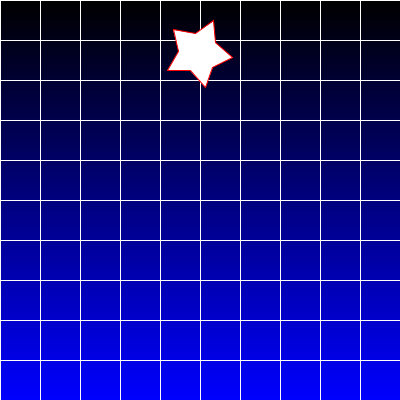
Frame 1 (no input)
Frame 60 (the mouse pressed at the canvas centre just before this capture): identical to frame 1, image omitted
Frame 120 (the mouse held since frame 60 and released just before this capture): identical to frame 1, image omitted

The Processing sketch that drew this single still picture (run headless with seeded random() and noise(); from frame 60 on, the mouse is pressed at the canvas centre):

// Processing sketch: processing_92099
// ── processing_92099.pde

float gray = 0.0;
           //the arrays MUST have the same amount of spaces
//x value
int[] x = { 50, 61, 83, 69, 71, 50, 29, 31, 17, 39 };  //OR YOU CAN HAVE THIS EMPTY AND ASSIGN VALUES LATER.  With the values you assigned, it knows how big to make it.
//y value
int[] y = { 18, 37, 43, 60, 82, 73, 82, 60, 43, 37 };

int [] x2 = new int[5]; //declares an empty array with 5 SPACES
int [] y2 = new int[5];

void setup() {
 size(400, 400); 
 background(255); //PUT THIS TO CLEAR THE SCREEN AND STOP CONSTANTLY DRAWING STUFF IN THE DRAW
 
 //this makes a polygon with random vertices.  Why is it in the setup?  Because you only want this shape to draw once.  Also won't screw up with the random vertices
 //not using this thing at all unless you make another shape that uses these arrays
 for (int i = 0; i < 5; i++)
 {
  x2[i] = (int)random(1, 50);  //typecasting into an int because the numbers were floats.  when converting from float to int, it always rounds DOWN.
  y2[i] = (int)random(40, 100);
 }
 
 
}



void draw() {
  //NOTE in the for loops the line are being drawn vertically.  That's why x is 0 and there's an i in place of the y
  for (int i = 0; i < 400; i++)
  {
   // make a gradient background.  It really just draws lines a bunch of times except that the color is gradually changing
   float percent = (float)i / 400;  // using (insert type here such as int) casts things into another type.  Doint this because i was declared as an in the loop and you're trying to turn it into a percent, which is a float
   stroke(0, 0, 255 * percent); // stroke(255 * percent, 0, 0); turns it red.  Can experiement with colors.  BUT the 255 * percent has to be in place of the color value you want to be dominant.
   line(0, i, 400, i);   //a line is being drawn 400 times.  it's starting at the start of the screen and going down as i increase for y in the loop.  Because i is being incremented.  
  }
  
  //make a grid
  for(int i = 0; i < 400; i += 40) //the 40 means you want to do this every 40 pixels.  Means i = i + 40.  So draw a line every 40 pixels
  {
    stroke(255);
    line(0, i, 400, i);  //draws lines left to right cuz the y is always changing
    //line(i, 0, 400, i);   //makes a cool curve
    //line(i, 400, 0, i); //completes that curve
    line(i, 0, i, 400); //draws lines up to down cuz the x is always changing
  
  }
 
 // if you don't use the matrix stuff, the values that you're using to translate will be added to the previous ones
 // separating them using the matrix stuff makes the translate start out from 0
 pushMatrix();
 pushStyle();
 stroke(255, 0, 0);
 translate(200, 50);  //translate() expects an X AND a Y
 //scale(2);  // do scale in floats if it doesn't do anything
 rotate(radians(25)); //for rotating this shape.  We're using radians() because it'll convert to degrees (WHICH IS MUCH EASIER
 drawStarShape(-50, -50);
 popStyle();
 popMatrix();
 
 
 
  /*pushMatrix();
 pushStyle();
 stroke(255, 0, 0);
 translate(350, 350);  //translate() expects an X AND a Y
 //scale(0.3);
 rotate(radians(180)); //for rotating this shape.  We're using radians() because it'll convert to degrees (WHICH IS MUCH EASIER
 drawStarShape(-50, -50);
 popStyle();
 popMatrix();
 
 /*
 -50, -50 is NOT the magic number for the center of the shape.  when you draw the star w/o any translates/rotates
 etc, the center origin is about 50, 50 if you use the println to check.  You have to draw the star at -50, -50
 to compensate for that.  It would have been different if the shape had been drawn originally drawn at 0,0. 
 The reason why it's not being drawn at 0, 0 is because of how the vertices from the array are.
 
 also, the order in which to do the modifications is translate, scale, rotate (from up to down). Processing
 runs them in the opposite order for some reason.
 */
 

  
}


void drawStarShape(float xOffset, float yOffset) {  //these were created manually so the function would know what parameters to expect. That way you can enter in values when the function is called in draw
  
  beginShape(); //begins the star shape in the upper right
                   //x.length means how big the array x was (can look up at global vars to see)
 for (int i = 0; i < x.length; i++)  // substitute x.length for x2.length to get random vaules.  Remember? that other array you made up in setup?
 {
   //looping through "all of the elements"
  vertex(x[i] + xOffset, y[i] + yOffset); 
 }
 endShape(CLOSE);  // ends the star shape in the upper right 
  
}
